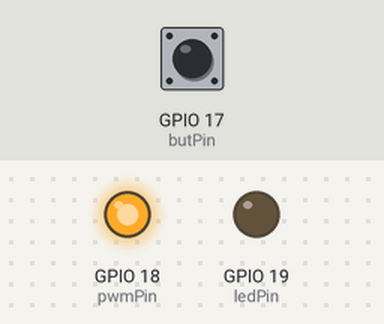
Simulated run of this program. Board: Raspberry Pi (BCM pin numbers). Shown: output pins drawn as LEDs (lit = HIGH). Dashed ring = blinking. Inputs (shaded band) come from the test bench; at power-on: GPIO 17 (butPin) HIGH. What the program prints to the terminal is not drawn.

Above: at 1.2 s.
1.3 s: GPIO 17 (butPin) pulled LOW for 0.15 s
At 2.1 s:
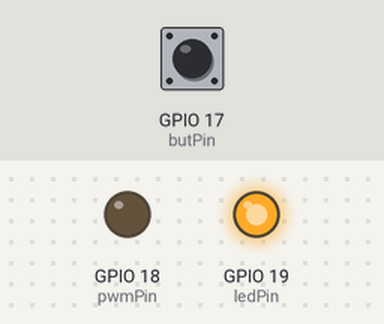
4.4 s: GPIO 17 (butPin) pulled LOW for 1 s
At 6.2 s:
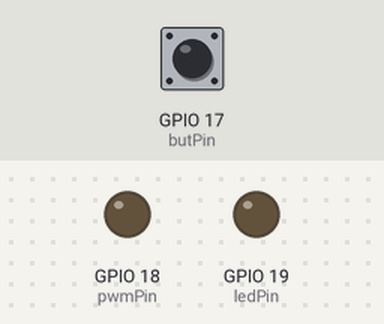
7.9 s: GPIO 17 (butPin) pulled LOW for 3.2 s
At 8.6 s:
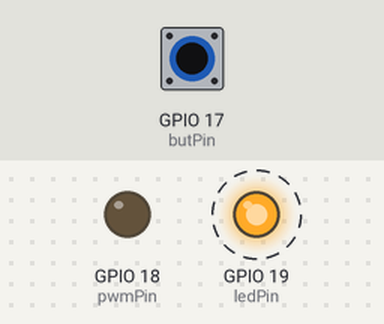
Timing chart, 0 to 13.4 s (numbered marks = the images above; inputs shaded):
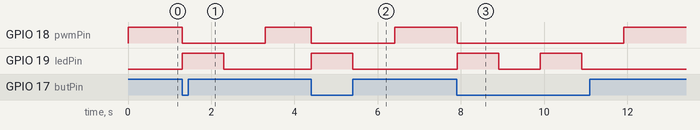

Measured:
- after the input at 1.3 s, GPIO 18 (pwmPin): HIGH → LOW at once, → HIGH 2.0 s later; GPIO 19 (ledPin): LOW → HIGH at once, → LOW 1.0 s later
- after the input at 4.4 s, GPIO 18 (pwmPin): HIGH → LOW at once, → HIGH 2.0 s later; GPIO 19 (ledPin): LOW → HIGH at once, → LOW 1.0 s later
- after the input at 7.9 s, GPIO 18 (pwmPin): HIGH → LOW at once, → HIGH 4.0 s later; GPIO 19 (ledPin): alternates HIGH for 1.0 s and LOW for 1.0 s, 4 changes in all, then stays LOW, starting at once

The program:

Blink.py
```python
#https://learn.sparkfun.com/tutorials/raspberry-gpio/python-rpigpio-example

import RPi.GPIO as GPIO
import time

# Pin Definitons:
pwmPin = 18 # Broadcom pin 18 (P1 pin 12)
ledPin = 19 # Broadcom pin 23 (P1 pin 16)
butPin = 17 # Broadcom pin 17 (P1 pin 11)

dc = 100 # duty cycle (0-100) for PWM pin

# Pin Setup:
GPIO.setmode(GPIO.BCM) # Broadcom pin-numbering scheme
GPIO.setup(ledPin, GPIO.OUT) # LED pin set as output
GPIO.setup(pwmPin, GPIO.OUT) # PWM pin set as output
pwm = GPIO.PWM(pwmPin, 50)  # Initialize PWM on pwmPin 100Hz frequency
GPIO.setup(butPin, GPIO.IN, pull_up_down=GPIO.PUD_UP) # Button pin set as input w/ pull-up

# Initial state for LEDs:
GPIO.output(ledPin, GPIO.LOW)
pwm.start(dc)

print("Here we go! Press CTRL+C to exit")
try:
    while 1:
        if GPIO.input(butPin): # button is released
            pwm.ChangeDutyCycle(dc)
            GPIO.output(ledPin, GPIO.LOW)
            time.sleep(0.01);
        else: # button is pressed:
            pwm.ChangeDutyCycle(100-dc)
            GPIO.output(ledPin, GPIO.HIGH)
            time.sleep(1)
            GPIO.output(ledPin, GPIO.LOW)
            time.sleep(1)
except KeyboardInterrupt: # If CTRL+C is pressed, exit cleanly:
    pwm.stop() # stop PWM
    GPIO.cleanup() # cleanup all GPIO
```
